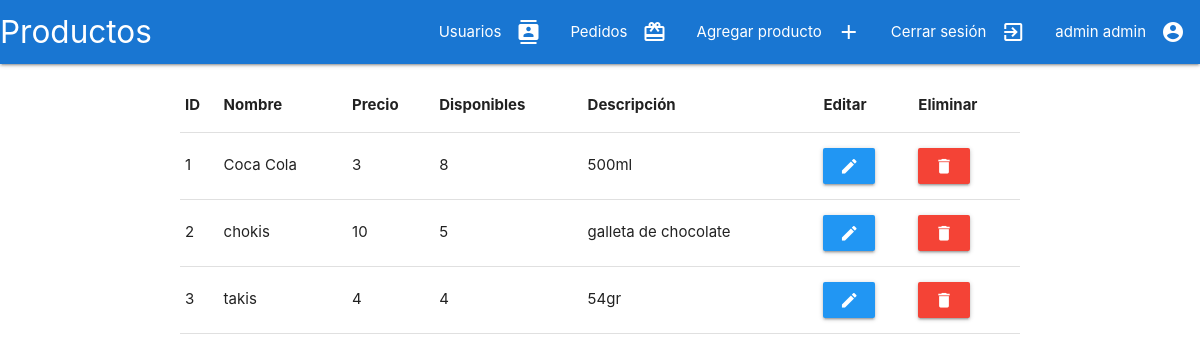
The page /administrador/CRUD_producto/readProductos.php?agregado=1 (signed in) on the database its author committed.
### tables this page shows
CREATE TABLE `usuarios` (
  `id_us` int NOT NULL AUTO_INCREMENT,
  `tipo_us` int DEFAULT NULL,
  `nombre` varchar(150) DEFAULT NULL,
  `apellido` varchar(150) DEFAULT NULL,
  `telefono` varchar(10) DEFAULT NULL,
  `email` varchar(100) DEFAULT NULL,
  `pass` varchar(20) DEFAULT NULL,
  `carrera` varchar(3) DEFAULT NULL,
  `semestre` int DEFAULT NULL,
  `grupo` varchar(1) DEFAULT NULL,
  PRIMARY KEY (`id_us`)
);

CREATE TABLE `productos` (
  `id_prod` int NOT NULL AUTO_INCREMENT,
  `nombre` varchar(150) DEFAULT NULL,
  `descripcion` longtext,
  `precio` decimal(10,0) DEFAULT NULL,
  `existentes` int DEFAULT NULL,
  PRIMARY KEY (`id_prod`)
);

### administrador/CRUD_producto/readProductos.php (the view, shortened to what this page needs)
<?php session_start();
require '../../conexion.php';
if (!isset($_SESSION['id_us']) || empty($_SESSION['id_us'])) {
}else{
     $id_us =  $_SESSION['id_us'];
     $sql="select nombre, apellido, email from usuarios where id_us = '$id_us'";
     $resultado=$con->query($sql);
     $row=$resultado->fetch_assoc();
     $nombre = $row['nombre'];
     $apellido = $row['apellido'];
}
$sql="select * from productos";
$resultado=$con->query($sql);
?>
<!DOCTYPE html>
<html>
<head>
	<link rel="stylesheet" href="">
     <link rel="stylesheet" href="https://cdnjs.cloudflare.com/ajax/libs/materialize/1.0.0/css/materialize.min.css">
</head>
<body class="">
	<div id="navbar" class="navbar-fixed ">
	    <nav class=" ">
	      <div class="nav-wrapper blue darken-2">
	        <a href="#" class="brand-logo">Productos</a>
	        <?php
	        if(isset($nombre)){
	          ?>
	          <ul class="right hide-on-med-and-down">
	          	<li><a href="../readUsuarios.php"><i class="material-icons right">contacts</i>Usuarios</a></li>
	          	<li><a href="../pedidos.php"><i class="material-icons right">card_giftcard</i>Pedidos</a></li>
	               <li><a href="formCreateProducto.php"><i class="material-icons right">add</i>Agregar producto</a></li>
	               <li><a href="../../logout.php"><i class="material-icons right">exit_to_app</i>Cerrar sesión</a></li>
	               <li><a href="#"><i class="material-icons right">account_circle</i><?php echo $nombre.' '.$apellido ?></a></li>
	          </ul>
	         <?php
	        }
	         ?>
	      </div>
	    </nav>
	</div>
	<div class="container">
		<div class="section">
			<div class="row">
				<?php
				if($resultado->num_rows==0){
				     echo "<tr><td><h1 class='center'>No hay productos para mostrar</h1></td></tr>";
				}else{
				?>
						<table >
							<thead>
								<tr>
									<th>ID</th>
									<th>Nombre</th>
									<th>Precio</th>
									<th>Disponibles</th>
									<th>Descripción</th>
									<th>Editar</th>
									<th>Eliminar</th>
								</tr>
							</thead>
				<?php
				     while($row=$resultado->fetch_assoc()){
				?>
							<tbody>
								<tr>
									<td><?php echo $row['id_prod'] ?></td>
									<td><?php echo $row['nombre'] ?></td>
									<td><?php echo $row['precio'] ?></td>
									<td><?php echo $row['existentes'] ?></td>
									<td><?php echo $row['descripcion'] ?></td>
									<td>
										<a class="btn blue" href="formUpdateProducto.php?id_prod=<?php echo $row['id_prod'] ?>"><i class="material-icons">edit</i></a>
									</td>
									<td>
										<a class="btn red" href="deleteProducto.php?id_prod=<?php echo $row['id_prod'] ?>"><i class="material-icons">delete</i></a>
									</td>
								</tr>
							</tbody>
				<?php
				     }
				?>
				     </table>
				<?php
				}
				?>
			</div>
		</div>
	</div>
</body>
</html>

### rows shown on the page
usuarios: nombre "admin", apellido "admin"
productos: id_prod "1", nombre "Coca Cola", precio "3", existentes "8", descripcion "500ml"
productos: id_prod "2", nombre "chokis", precio "10", existentes "5", descripcion "galleta de chocolate"
productos: id_prod "3", nombre "takis", precio "4", existentes "4", descripcion "54gr"
